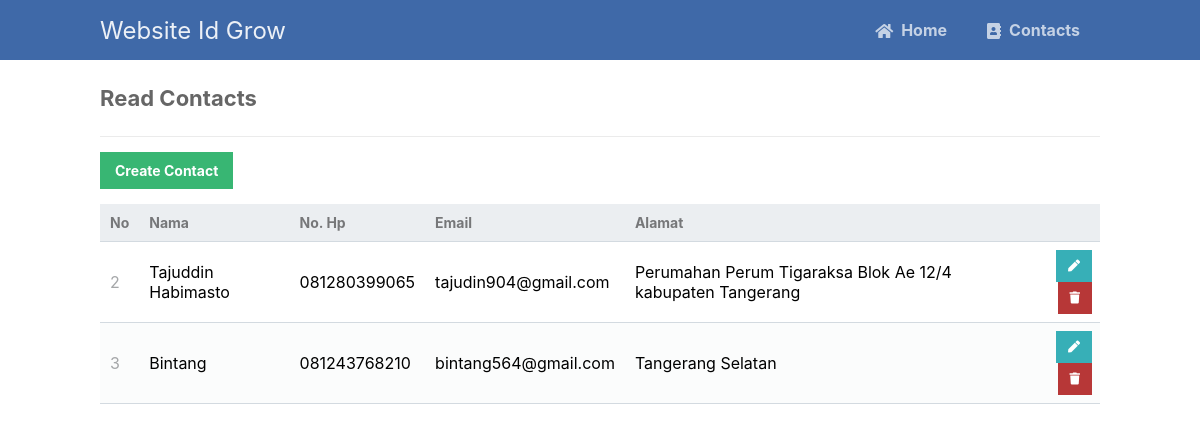
The app's page /read.php with its own data.
### tables this page shows
CREATE TABLE `kontak` (
  `id` int(15) NOT NULL,
  `nama_lengkap` varchar(50) NOT NULL,
  `no_hp` varchar(30) NOT NULL,
  `email` varchar(50) NOT NULL,
  `alamat` varchar(100) NOT NULL
);

### read.php (the view, shortened to what this page needs)
<?php
include 'functions.php';
$pdo = pdo_connect_mysql();
$page = isset($_GET['page']) && is_numeric($_GET['page']) ? (int)$_GET['page'] : 1;
$records_per_page = 5;
$stmt = $pdo->prepare('SELECT * FROM kontak ORDER BY id LIMIT :current_page, :record_per_page');
$stmt->bindValue(':current_page', ($page-1)*$records_per_page, PDO::PARAM_INT);
$stmt->bindValue(':record_per_page', $records_per_page, PDO::PARAM_INT);
$stmt->execute();
$contacts = $stmt->fetchAll(PDO::FETCH_ASSOC);
?>
<?=template_header('Read')?>
<div class="content read">
	<h2>Read Contacts</h2>
	<a href="create.php" class="create-contact">Create Contact</a>
	<table>
        <thead>
            <tr>
                <td>No</td>
                <td>Nama</td>
                <td>No. Hp</td>
                <td>Email</td>
                <td>Alamat</td>
                <td></td>
            </tr>
        </thead>
        <tbody>
            <?php foreach ($contacts as $contact): ?>
            <tr>
                <td><?=$contact['id']?></td>
                <td><?=$contact['nama_lengkap']?></td>
                <td><?=$contact['no_hp']?></td>
                <td><?=$contact['email']?></td>
                <td><?=$contact['alamat']?></td>
                <td class="actions">
                    <a href="update.php?id=<?=$contact['id']?>" class="edit"><i class="fas fa-pen fa-xs"></i></a>
                    <a href="delete.php?id=<?=$contact['id']?>" class="trash"><i class="fas fa-trash fa-xs"></i></a>
                </td>
            </tr>
            <?php endforeach; ?>
        </tbody>
    </table>
</div>
<?=template_footer()?>

### functions.php (shortened to what this page needs)
<?php
function template_header($title) {
echo <<<EOT
<!DOCTYPE html>
<html>
	<head>
		<meta charset="utf-8">
		<title>$title</title>
		<link href="style.css" rel="stylesheet" type="text/css">
		<link rel="stylesheet" href="https://use.fontawesome.com/releases/v5.7.1/css/all.css">
	</head>
	<body>
    <nav class="navtop">
    	<div>
    		<h1>Website Id Grow</h1>
            <a href="index.php"><i class="fas fa-home"></i>Home</a>
    		<a href="read.php"><i class="fas fa-address-book"></i>Contacts</a>
    	</div>
    </nav>
EOT;
}
function template_footer() {
echo <<<EOT
    </body>
</html>
EOT;
}
?>

### style.css (style rules this page uses)
* { box-sizing: border-box; font-family: -apple-system, BlinkMacSystemFont, "segoe ui", roboto, oxygen, ubuntu, cantarell, "fira sans", "droid sans", "helvetica neue", Arial, sans-serif; font-size: 16px; -webkit-font-smoothing: antialiased; -moz-osx-font-smoothing: grayscale; }
body { background-color: #FFFFFF; margin: 0; }
.navtop { background-color: #3f69a8; height: 60px; width: 100%; border: 0; }
.navtop div { display: flex; margin: 0 auto; width: 1000px; height: 100%; }
.navtop div h1, .navtop div a { display: inline-flex; align-items: center; }
.navtop div h1 { flex: 1; font-size: 24px; padding: 0; margin: 0; color: #ecf0f6; font-weight: normal; }
.navtop div a { padding: 0 20px; text-decoration: none; color: #c5d2e5; font-weight: bold; }
.navtop div a i { padding: 2px 8px 0 0; }
.content { width: 1000px; margin: 0 auto; }
.content h2 { margin: 0; padding: 25px 0; font-size: 22px; border-bottom: 1px solid #ebebeb; color: #666666; }
.read .create-contact { display: inline-block; text-decoration: none; background-color: #38b673; font-weight: bold; font-size: 14px; color: #FFFFFF; padding: 10px 15px; margin: 15px 0; }
.read table { width: 100%; padding-top: 30px; border-collapse: collapse; }
.read table thead { background-color: #ebeef1; border-bottom: 1px solid #d3dae0; }
.read table thead td { padding: 10px; font-weight: bold; color: #767779; font-size: 14px; }
.read table tbody tr { border-bottom: 1px solid #d3dae0; }
.read table tbody tr:nth-child(even) { background-color: #fbfcfc; }
.read table tbody tr td { padding: 10px; }
.read table tbody tr td:nth-child(1) { color: #a5a7a9; }
.read table tbody tr td.actions { padding: 8px; text-align: right; }
.read table tbody tr td.actions .edit, .read table tbody tr td.actions .trash { display: inline-flex; text-align: right; text-decoration: none; color: #FFFFFF; padding: 10px 12px; }
.read table tbody tr td.actions .trash { background-color: #b73737; }
.read table tbody tr td.actions .edit { background-color: #37afb7; }

### records on screen
kontak: id "2", nama_lengkap "Tajuddin Habimasto", no_hp "081280399065", email "tajudin904@gmail.com", alamat "Perumahan Perum Tigaraksa Blok Ae 12/4 kabupaten Tangerang"
kontak: id "3", nama_lengkap "Bintang", no_hp "081243768210", email "bintang564@gmail.com", alamat "Tangerang Selatan"
